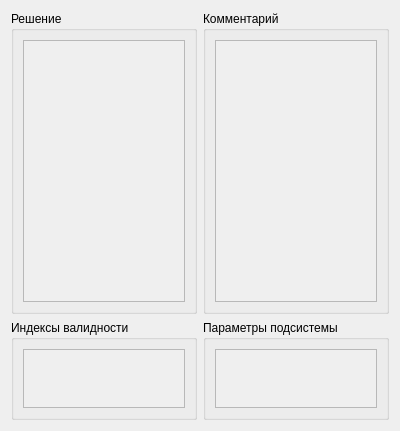
<?xml version="1.0" encoding="UTF-8"?>
<ui version="4.0">
 <class>Form</class>
 <widget class="QWidget" name="Form">
  <property name="geometry">
   <rect>
    <x>0</x>
    <y>0</y>
    <width>400</width>
    <height>431</height>
   </rect>
  </property>
  <property name="windowTitle">
   <string>Form</string>
  </property>
  <layout class="QGridLayout" name="gridLayout">
   <item row="0" column="1" rowspan="2">
    <widget class="QGroupBox" name="groupBox_2">
     <property name="title">
      <string>Комментарий</string>
     </property>
     <layout class="QGridLayout" name="gridLayout_3">
      <item row="0" column="0">
       <widget class="QTextEdit" name="te_comment">
        <property name="enabled">
         <bool>false</bool>
        </property>
       </widget>
      </item>
     </layout>
    </widget>
   </item>
   <item row="0" column="0" rowspan="2">
    <widget class="QGroupBox" name="groupBox">
     <property name="title">
      <string>Решение</string>
     </property>
     <layout class="QGridLayout" name="gridLayout_2">
      <item row="0" column="0">
       <widget class="QTextEdit" name="te_decision">
        <property name="enabled">
         <bool>false</bool>
        </property>
       </widget>
      </item>
     </layout>
    </widget>
   </item>
   <item row="2" column="1">
    <widget class="QGroupBox" name="groupBox_4">
     <property name="maximumSize">
      <size>
       <width>16777215</width>
       <height>100</height>
      </size>
     </property>
     <property name="title">
      <string>Параметры подсистемы</string>
     </property>
     <layout class="QGridLayout" name="gridLayout_5">
      <item row="0" column="0">
       <widget class="QTextEdit" name="te_params">
        <property name="enabled">
         <bool>false</bool>
        </property>
       </widget>
      </item>
     </layout>
    </widget>
   </item>
   <item row="2" column="0">
    <widget class="QGroupBox" name="groupBox_3">
     <property name="maximumSize">
      <size>
       <width>16777215</width>
       <height>100</height>
      </size>
     </property>
     <property name="title">
      <string>Индексы валидности</string>
     </property>
     <layout class="QGridLayout" name="gridLayout_4">
      <item row="0" column="0">
       <widget class="QTextEdit" name="te_ind">
        <property name="enabled">
         <bool>false</bool>
        </property>
       </widget>
      </item>
     </layout>
    </widget>
   </item>
  </layout>
 </widget>
 <resources/>
 <connections/>
</ui>
